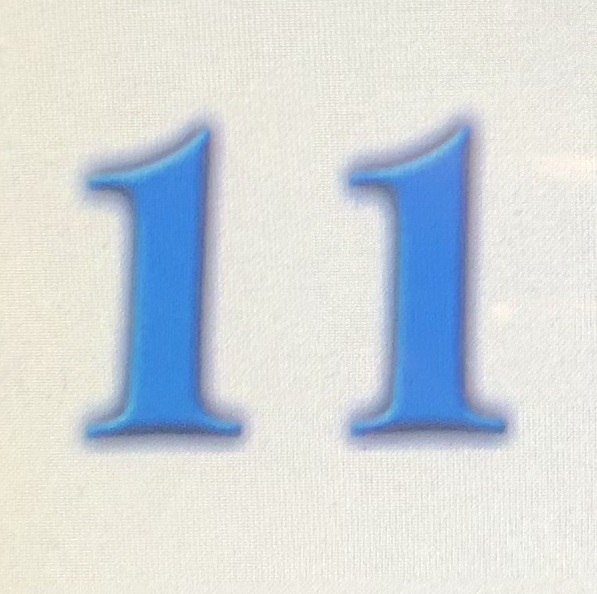
#> input picture image/Sblue (11).jpg, 597 x 594 px; its folder holds only this picture in this run
$ python typ.py
#> lines starting #> are read from the running program, lines starting #| are printed output that depends on the picture; after the words box and inside, x2 and y2 are one past the last pixel; in counts of white or black regions, pixels touching at a corner belong together
import  os
import numpy as np
from numpy.linalg import norm
import cv2
import matplotlib.pyplot as plt

path='image'
file=os.listdir(path)
num_predict=0


# plt.rcParams['figure.figsize']=(8.0,4.0)
# plt.rcParams['savefig.dpi']=400
# plt.rcParams['figure.dpi']=400
for cnt in range(len(file)):
    # if file[cnt][:4]=='seca':
    #     pass
    # else    :
    #     continue

    file_path = os.path.join(path, file[cnt])
    img0 = cv2.imread(file_path)
#> img0 is the input picture: shape (594, 597, 3); mean B, G, R 219.6, 215.9, 209.2
    print('\n'+file[cnt])


    img=cv2.resize(img0,(100,100))

    cv2.imshow('imgsd',img)
    imgcanny=cv2.Canny(img,100,200)
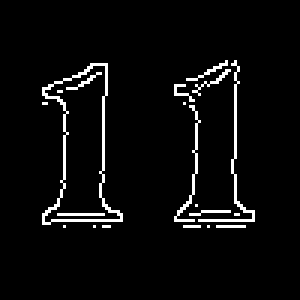
#> imgcanny: shape (100, 100) (shown 3 times larger); 4.2% white in thin lines or dots, all inside (x1, y1, x2, y2) = (14, 20, 85, 76)
    cv2.imshow('imgcanny',imgcanny)

    canny_his = np.sum(imgcanny, axis=0)
#> canny_his = 100 values, max 10965 at index 78, min 0 at index 0, mean 1076.1

    y_loc = 0
    flag = 0
    ycnt_0=0
    for i in range(canny_his.shape[0]-1):
        if canny_his[i]!=0:
            ycnt_0+=1
        if canny_his[i]!=0 and canny_his[i+1]==0:
            y_loc=i
        if  y_loc>0 and  canny_his[i]==0 and canny_his[i+1]!=0:
            flag=i
#> after the loop, ycnt_0 = 54
    print('y_loc:{0}'.format(y_loc))
#| y_loc:84
    if ycnt_0>80:
        flag=0

    B=img[:,:,0]#.copy()
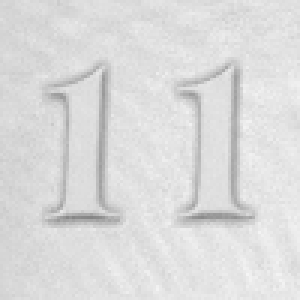
#> B: shape (100, 100) (shown 3 times larger); min 133, max 245, mean 219.4
    G=img[:,:,1]#.copy()
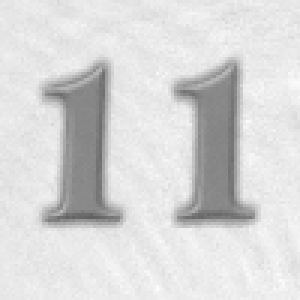
#> G: shape (100, 100) (shown 3 times larger); min 97, max 252, mean 215.7
    R=img[:,:,2]#.copy()
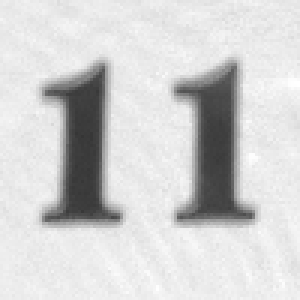
#> R: shape (100, 100) (shown 3 times larger); min 53, max 255, mean 209.1

    Bhist = cv2.calcHist([B],[0],None,[256],[0,256]).flatten()
#> Bhist = 256 values, max 573 at index 222, min 0 at index 0, mean 39.06
    Ghist = cv2.calcHist([G],[0],None,[256],[0,256]).flatten()
#> Ghist = 256 values, max 706 at index 232, min 0 at index 0, mean 39.06
    Rhist = cv2.calcHist([R],[0],None,[256],[0,256]).flatten()
#> Rhist = 256 values, max 748 at index 236, min 0 at index 0, mean 39.06

    N=50
    weight=np.ones(N)/N
    Bhist_conv =np.concatenate([np.zeros(1), np.convolve(weight, Bhist )[N - 1:-N + 1].astype(int),np.zeros(1)])
#> Bhist_conv = 209 values, max 189 at index 189, min 0 at index 0, mean 33
    Ghist_conv =np.concatenate([np.zeros(1),  np.convolve(weight, Ghist )[N - 1:-N + 1].astype(int),np.zeros(1)])
#> Ghist_conv = 209 values, max 161 at index 196, min 0 at index 0, mean 27.33
    Rhist_conv =np.concatenate([np.zeros(1),  np.convolve(weight, Rhist )[N - 1:-N + 1].astype(int),np.zeros(1)])
#> Rhist_conv = 209 values, max 159 at index 198, min 0 at index 0, mean 25.86

    #计算波峰。
    Bcnt=[0,]
    Bcnt_r=0
    for i in range(Bhist_conv.shape[0]-1):
        if Bhist_conv[i+1]>Bhist_conv[i]:
            Bcnt_r =i+1
        if Bhist_conv[i+1]<Bhist_conv[i] and Bcnt[-1]!=Bcnt_r:
            Bcnt.append(Bcnt_r)
#> after the loop, Bcnt = [0, 189]

    Gcnt=[0,]
    Gcnt_r=0
    for i in range(Ghist_conv.shape[0]-1):
        if Ghist_conv[i+1]>Ghist_conv[i]:
            Gcnt_r =i+1
        if Ghist_conv[i+1]<Ghist_conv[i] and Gcnt[-1]!=Gcnt_r:
            Gcnt.append(Gcnt_r)
#> after the loop, Gcnt = [0, 115, 130, 196]

    Rcnt=[0,]
    Rcnt_r=0
    for i in range(Rhist_conv.shape[0]-1):
        if Rhist_conv[i+1]>Rhist_conv[i]:
            Rcnt_r =i+1
        if Rhist_conv[i+1]<Rhist_conv[i] and Rcnt[-1]!=Rcnt_r:
            Rcnt.append(Rcnt_r)
#> after the loop, Rcnt = [0, 57, 98, 119, 198]

    # print('Bcnt:{0}'.format(Bcnt[1:]))
    # print('Gcnt:{0}'.format(Gcnt[1:]))
    # print('Rcnt:{0}'.format(Rcnt[1:]))
    #####计算波峰end

    Bmax_diff=Bcnt[-1]-Bcnt[1]
#> Bmax_diff = 0
    Gmax_diff=Gcnt[-1]-Gcnt[1]
#> Gmax_diff = 81
    Rmax_diff=Rcnt[-1]-Rcnt[1]
#> Rmax_diff = 141
    choose=np.argmax([Bmax_diff,Gmax_diff,Rmax_diff])
#> choose = 2
    img_thresh =R
    bigrate_pot=np.argmax(Rhist )
#> bigrate_pot = 236
    thresh_loc=int((Rcnt[-1]+Rcnt[1])/2)
#> thresh_loc = 127
    if choose==0:
        img_thresh=B
        thresh_loc=int((Bcnt[-1]+Bcnt[1])/2)
        bigrate_pot=np.argmax(Bhist)
    elif choose==1:
        img_thresh=G
        thresh_loc=int((Gcnt[-1]+Gcnt[1])/2)
        bigrate_pot=np.argmax(Ghist )

    img_thresh=cv2.medianBlur(img_thresh,5)
    if bigrate_pot>127:
        _,img_thresh=cv2.threshold(img_thresh,thresh_loc+10,255,cv2.THRESH_BINARY_INV)
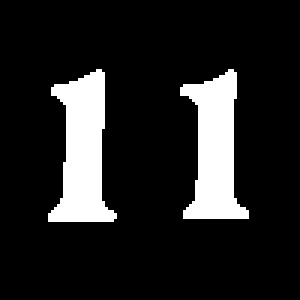
#> img_thresh: shape (100, 100) (shown 3 times larger); 13.5% white; 2 white regions, box (x1, y1, x2, y2) and area: (16, 23, 39, 74) 695, (60, 23, 83, 73) 659
    else :
        _,img_thresh=cv2.threshold(img_thresh,thresh_loc-10,255,cv2.THRESH_BINARY)
    # [6 lines of commented-out code are left out]
    cv2.imshow('img_thresh', img_thresh)

    y_his = np.sum(img_thresh, axis=0)
#> y_his = 100 values, max 13005 at index 32, min 0 at index 0, mean 3452.7
    y_num = 1
    y_loc1 = 0
    flag1 = 0
    for i in range(canny_his.shape[0]-1):
        if canny_his[i]!=0 and canny_his[i+1]==0:
            flag1=i
        if  flag1>0 and  canny_his[i]==0 and canny_his[i+1]!=0:
            y_loc1=int((i+flag1)/2)
            y_num=2
            break

    if flag1>1 and flag==0:
        y_num=1

    num1=img_thresh
    num2=np.zeros([20,20])

    if y_num==2:
        num1=img_thresh[:,:y_loc1]
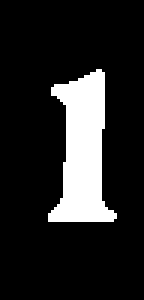
#> num1: shape (100, 48) (shown 3 times larger); 14.5% white; 1 white region, box (x1, y1, x2, y2) and area: (16, 23, 39, 74) 695
        num2 = img_thresh[:, y_loc1:]
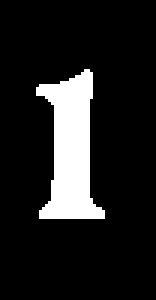
#> num2: shape (100, 52) (shown 3 times larger); 12.7% white; 1 white region, box (x1, y1, x2, y2) and area: (12, 23, 35, 73) 659
        cv2.imshow('num2', num2)

    cv2.imshow('num1', num1)

    # [33 lines of commented-out code are left out]

    if cv2.waitKey(0)==27:
#> (key Esc is pressed here)
        cv2.destroyAllWindows()


    # [75 lines of commented-out code are left out]

$ run again, on image/Sblue (25).jpg
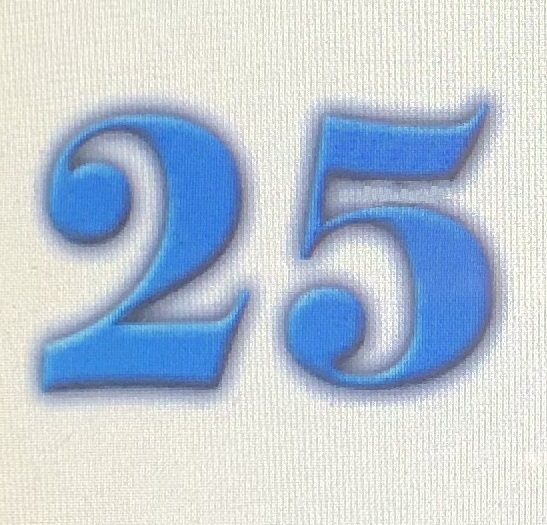
#> input picture image/Sblue (25).jpg, 547 x 525 px
#> img0 is the input picture: shape (525, 547, 3); mean B, G, R 213.7, 200, 187
#> `imgcanny=cv2.Canny(img,100,200)`:
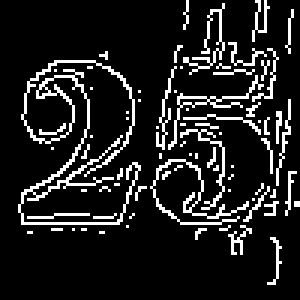
#> imgcanny: shape (100, 100) (shown 3 times larger); 12.4% white in thin lines or dots, all inside (x1, y1, x2, y2) = (6, 0, 100, 95)
#> canny_his = 100 values, max 8670 at index 96, min 0 at index 0, mean 3162
#> after the loop `for i in range(canny_his.shape[0]-1):`: ycnt_0 = 92
#| y_loc:48
#> Bhist = 256 values, max 351 at index 218, min 0 at index 0, mean 39.06
#> Ghist = 256 values, max 256 at index 230, min 0 at index 0, mean 39.06
#> Rhist = 256 values, max 236 at index 233, min 0 at index 0, mean 39.06
#> Bhist_conv = 209 values, max 168 at index 195, min 0 at index 0, mean 35.41
#> Ghist_conv = 209 values, max 124 at index 205, min 0 at index 0, mean 32.13
#> Rhist_conv = 209 values, max 122 at index 205, min 0 at index 0, mean 31.61
#> after the loop `for i in range(Bhist_conv.shape[0]-1):`: Bcnt = [0, 195]
#> after the loop `for i in range(Ghist_conv.shape[0]-1):`: Gcnt = [0, 115, 119, 205]
#> after the loop `for i in range(Rhist_conv.shape[0]-1):`: Rcnt = [0, 50, 205]
#> Bmax_diff = 0
#> Gmax_diff = 90
#> Rmax_diff = 155
#> choose = 2
#> bigrate_pot = 233
#> thresh_loc = 127
#> `_,img_thresh=cv2.threshold(img_thresh,thresh_loc+10,255,cv2.THRESH_BIN..`:
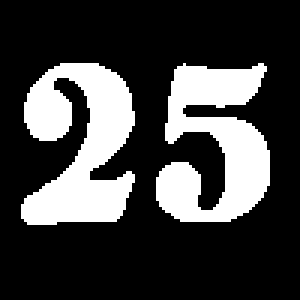
#> img_thresh: shape (100, 100) (shown 3 times larger); 25.4% white; 2 white regions, box (x1, y1, x2, y2) and area: (7, 21, 45, 75) 1304, (52, 21, 90, 74) 1233
#> y_his = 100 values, max 12750 at index 30, min 0 at index 0, mean 6469.4

$ run again, on image/Sblue (21).jpg
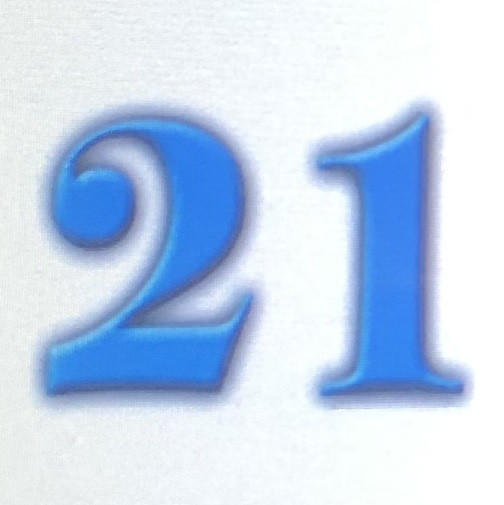
#> input picture image/Sblue (21).jpg, 504 x 505 px
#> img0 is the input picture: shape (505, 504, 3); mean B, G, R 238.2, 214, 195.7
#> `imgcanny=cv2.Canny(img,100,200)`:
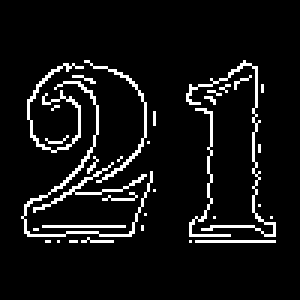
#> imgcanny: shape (100, 100) (shown 3 times larger); 7.3% white in thin lines or dots, all inside (x1, y1, x2, y2) = (7, 20, 92, 81)
#> canny_his = 100 values, max 7395 at index 85, min 0 at index 0, mean 1861.5
#> after the loop `for i in range(canny_his.shape[0]-1):`: ycnt_0 = 75
#| y_loc:91
#> Bhist = 256 values, max 1931 at index 255, min 0 at index 0, mean 39.06
#> Ghist = 256 values, max 1665 at index 255, min 0 at index 0, mean 39.06
#> Rhist = 256 values, max 1154 at index 255, min 0 at index 0, mean 39.06
#> Bhist_conv = 209 values, max 180 at index 207, min 0 at index 0, mean 15.16
#> Ghist_conv = 209 values, max 137 at index 207, min 0 at index 0, mean 21.56
#> Rhist_conv = 209 values, max 132 at index 207, min 0 at index 0, mean 24.39
#> after the loop `for i in range(Bhist_conv.shape[0]-1):`: Bcnt = [0, 207]
#> after the loop `for i in range(Ghist_conv.shape[0]-1):`: Gcnt = [0, 106, 171, 207]
#> after the loop `for i in range(Rhist_conv.shape[0]-1):`: Rcnt = [0, 45, 112, 154, 164, 207]
#> Bmax_diff = 0
#> Gmax_diff = 101
#> Rmax_diff = 162
#> choose = 2
#> bigrate_pot = 255
#> thresh_loc = 126
#> y_his = 100 values, max 14280 at index 82, min 0 at index 0, mean 6023.1
#> num1: shape (100, 56); 26.8% white; 1 white region, box (x1, y1, x2, y2) and area: (8, 23, 50, 79) 1500
#> `num2 = img_thresh[:, y_loc1:]`:
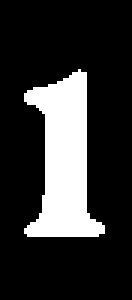
#> num2: shape (100, 44) (shown 3 times larger); 19.6% white; 1 white region, box (x1, y1, x2, y2) and area: (8, 23, 35, 79) 862
